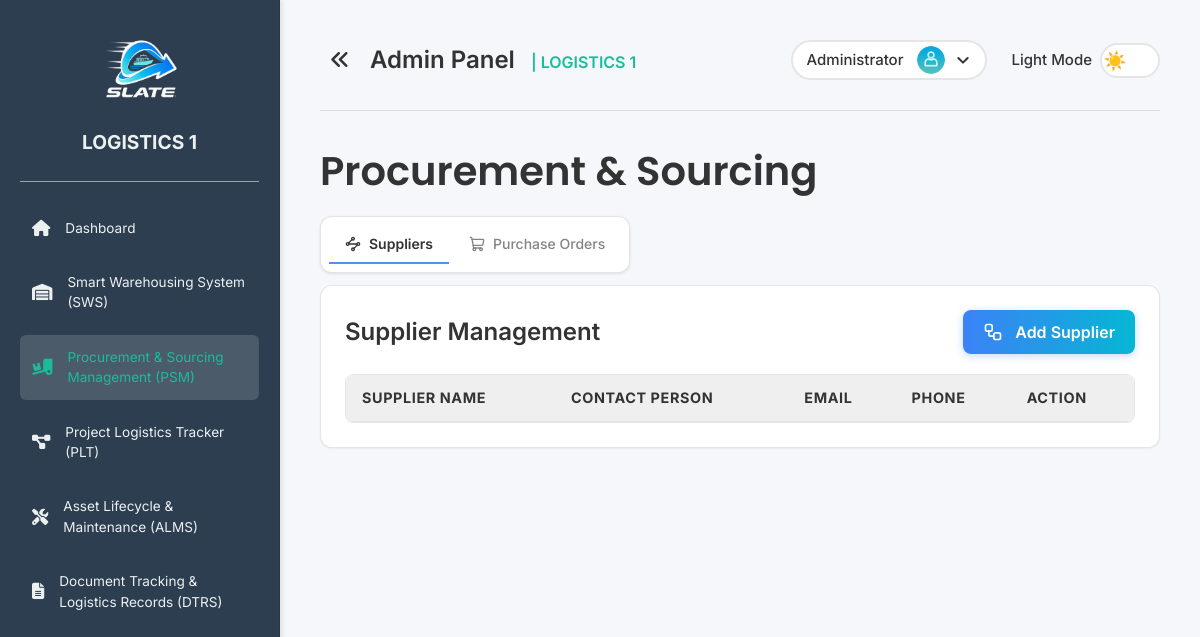
The app's page /pages/procurement_sourcing.php (signed in), older data.
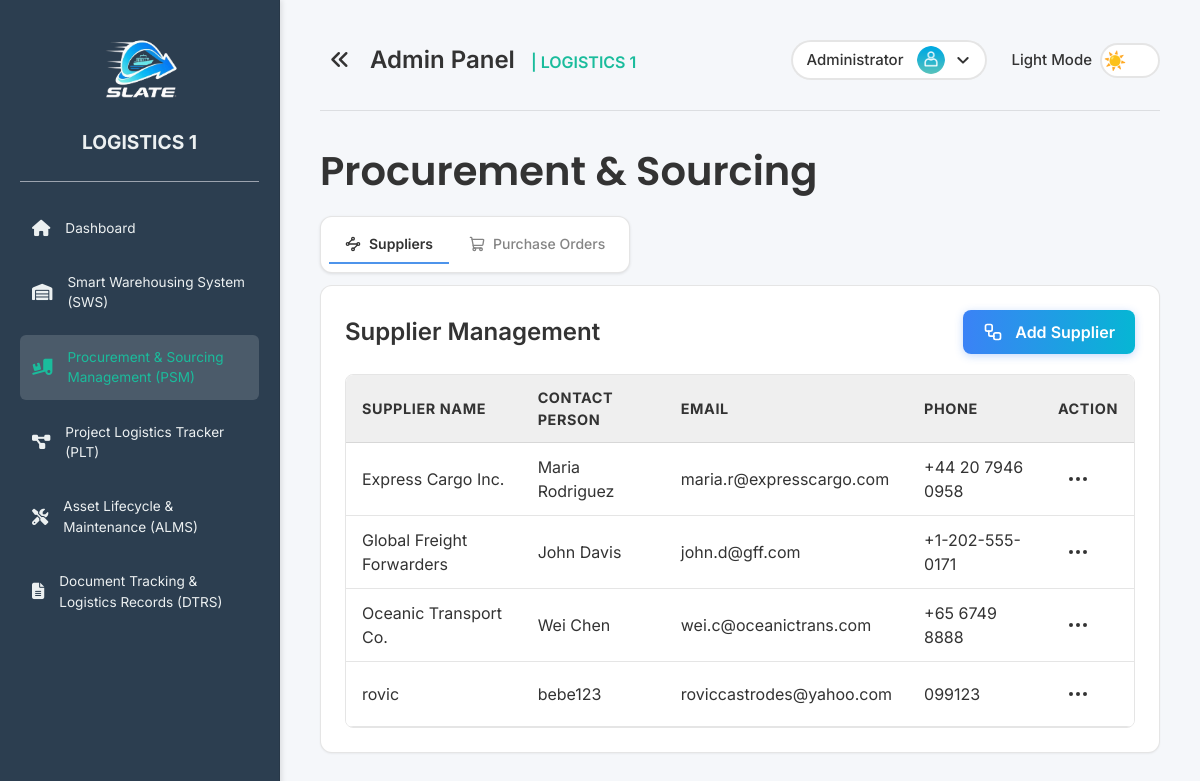
The same page, newer data.
### tables this page shows
CREATE TABLE `suppliers` (
  `id` int NOT NULL,
  `supplier_name` varchar(255) NOT NULL,
  `contact_person` varchar(255) DEFAULT NULL,
  `email` varchar(255) DEFAULT NULL,
  `phone` varchar(50) DEFAULT NULL,
  `address` text,
  `created_at` timestamp NULL DEFAULT CURRENT_TIMESTAMP
);

### includes/functions/supplier.php (called while the page is built, shortened)
<?php
function getAllSuppliers() {
    $conn = getDbConnection();
    $result = $conn->query("SELECT * FROM suppliers ORDER BY supplier_name ASC");
    $suppliers = $result ? $result->fetch_all(MYSQLI_ASSOC) : [];
    return $suppliers;
}
?>

### pages/procurement_sourcing.php (the view, shortened to what this page needs)
<?php
require_once '../includes/functions/supplier.php';
$suppliers = getAllSuppliers();
?>
<!DOCTYPE html>
<html lang="en">
<head>
  <link rel="stylesheet" href="../assets/css/styles.css">
  <link rel="stylesheet" href="../assets/css/sidebar.css">
  <link rel="stylesheet" href="https://cdnjs.cloudflare.com/ajax/libs/font-awesome/6.7.2/css/all.min.css">
  <script src="https://cdn.tailwindcss.com"></script>
</head>
<body>
  <div class="sidebar" id="sidebar"> <?php include '../partials/sidebar.php'; ?> </div>
  <div class="main-content-wrapper" id="mainContentWrapper">
    <div class="content" id="mainContent">
      <?php include '../partials/header.php'; ?>
      <h1 class="font-semibold page-title">Procurement & Sourcing</h1>
      <div class="tabs-container mb-3">
        <div class="tabs-bar">
          <button class="tab-button active" data-tab="suppliers">
            <i data-lucide="waypoints" class="w-4 h-4 mr-2"></i>
            Suppliers
          </button>
          <button class="tab-button" data-tab="purchase-orders">
            <i data-lucide="shopping-cart" class="w-4 h-4 mr-2"></i>
            Purchase Orders
          </button>
        </div>
      </div>
      <div class="tab-content active" id="suppliers-tab">
        <div class="grid grid-cols-1 xl:grid-cols-3 gap-8">
          <div class="xl:col-span-3 bg-[var(--card-bg)] border border-[var(--card-border)] rounded-xl p-6 shadow-sm">
            <div class="flex justify-between items-center mb-5">
              <h2 class="text-2xl font-semibold text-[var(--text-color)]">Supplier Management</h2>
              <?php if ($_SESSION['role'] === 'admin'): ?>
              <button type="button" class="btn-primary" onclick="openCreateSupplierModal()">
                <i data-lucide="workflow" class="w-5 h-5 lg:mr-2 sm:mr-0"></i><span class="hidden sm:inline">Add Supplier</span>
              </button>
              <?php endif; ?>
            </div>
            <div class="table-container">
              <table class="data-table">
                <thead>
                  <tr>
                    <th>Supplier Name</th>
                    <th>Contact Person</th>
                    <th>Email</th>
                    <th>Phone</th>
                    <?php if ($_SESSION['role'] === 'admin'): ?><th>Action</th><?php endif; ?>
                  </tr>
                </thead>
                <tbody>
                  <?php foreach($suppliers as $supplier): ?>
                  <tr>
                    <td class="py-3 px-4 border-b border-[var(--card-border)]"><?php echo htmlspecialchars($supplier['supplier_name']); ?></td>
                    <td class="py-3 px-4 border-b border-[var(--card-border)]"><?php echo htmlspecialchars($supplier['contact_person']); ?></td>
                    <td class="py-3 px-4 border-b border-[var(--card-border)]"><?php echo htmlspecialchars($supplier['email']); ?></td>
                    <td class="py-3 px-4 border-b border-[var(--card-border)]"><?php echo htmlspecialchars($supplier['phone']); ?></td>
                    <?php if ($_SESSION['role'] === 'admin'): ?>
                    <td class="py-3 px-4 border-b border-[var(--card-border)]">
                      <div class="relative">
                        <button type="button" class="action-dropdown-btn p-2 rounded-full transition-colors" onclick="toggleSupplierDropdown(<?php echo $supplier['id']; ?>)">
                          <i data-lucide="more-horizontal" class="w-6 h-6"></i>
                        </button>
                      </div>
                    </td>
                    <?php endif; ?>
                  </tr>
                  <?php endforeach; ?>
                </tbody>
              </table>
            </div>
          </div>
        </div>
      </div>
    </div>
  </div>
</body>
</html>

Row changes from the older to the newer data that the page shows:
added suppliers: supplier_name "Express Cargo Inc.", contact_person "Maria Rodriguez", email "maria.r@expresscargo.com", phone "+44 20 7946 0958"
added suppliers: supplier_name "Global Freight Forwarders", contact_person "John Davis", email "john.d@gff.com", phone "+1-202-555-0171"
added suppliers: supplier_name "Oceanic Transport Co.", contact_person "Wei Chen", email "wei.c@oceanictrans.com", phone "+65 6749 8888"
added suppliers: supplier_name "rovic", contact_person "bebe123", email "roviccastrodes@yahoo.com", phone "099123"
